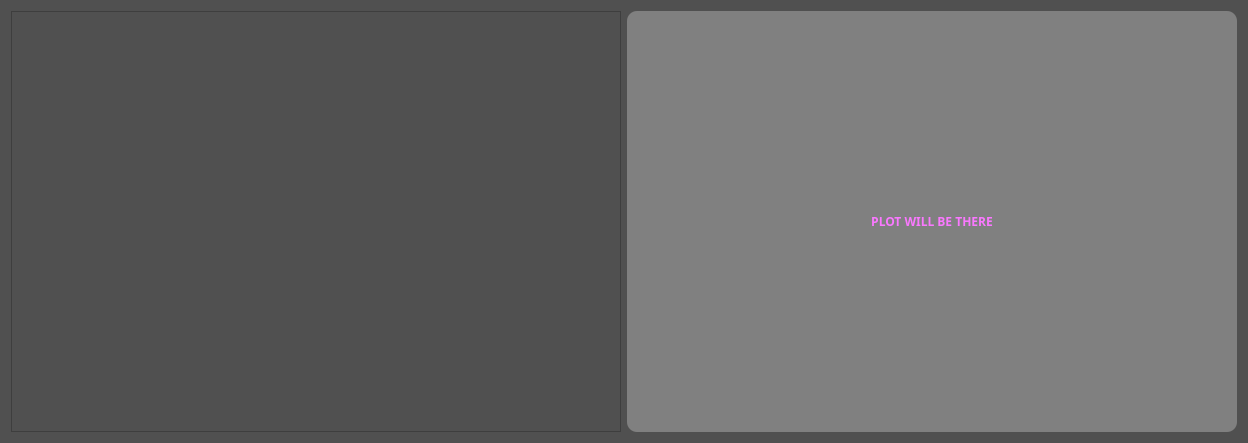
<?xml version="1.0" encoding="UTF-8"?>
<ui version="4.0">
 <class>Form</class>
 <widget class="QWidget" name="Form">
  <property name="geometry">
   <rect>
    <x>0</x>
    <y>0</y>
    <width>1248</width>
    <height>443</height>
   </rect>
  </property>
  <property name="windowTitle">
   <string>Form</string>
  </property>
  <property name="styleSheet">
   <string notr="true">QWidget{
	background-color: rgb(80, 80, 80);
}
QLabel{
	color:  rgb(250, 120, 255);
	background-color: grey;
	border-radius: 10px;
	font: bold, 14px
}
QPushButton {
	color: rgb(250, 120, 255);
    background-color: grey;
    border-style: outset;
    border-width: 3px;
    border-radius: 15px;
    border-color: rgb(255,120,200);
    font: bold 14px;
    min-width: 140px;
    padding: 6px;
}
QLineEdit{
	color: white;
	border-radius: 15px;
    border-width: 2px;
	border-style: outset;
    border-radius: 25px;
    border-color: rgb(255,255,255);
}</string>
  </property>
  <layout class="QGridLayout" name="gridLayout" columnstretch="1,1">
   <item row="0" column="0">
    <widget class="QTableWidget" name="tableWidget"/>
   </item>
   <item row="0" column="1">
    <widget class="QLabel" name="label">
     <property name="text">
      <string>PLOT WILL BE THERE</string>
     </property>
     <property name="scaledContents">
      <bool>true</bool>
     </property>
     <property name="alignment">
      <set>Qt::AlignCenter</set>
     </property>
    </widget>
   </item>
  </layout>
 </widget>
 <resources/>
 <connections/>
</ui>
